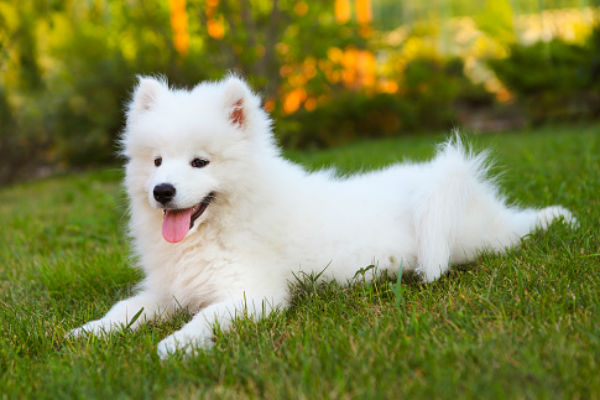
#> input picture Blur_Image/dataset/dog.jpg, 600 x 400 px, found by its file name
$ jupyter execute image-similarity.ipynb   (shell and % lines are left out)
#> lines starting #> are read from the running program, lines starting #| are printed output that depends on the picture; long printed decimals are rounded
# what is Image similarity
Image similarity in computer vision refers to the process of measuring the degree of similarity or dissimilarity between two or more images. This is an important task in many applications of computer vision, such as image retrieval, object recognition, and face recognition.

# Type of Image similarity

There are various techniques for measuring image similarity, including:

1. Pixel-based similarity: This method compares the similarity of individual pixels in two images. It is a simple and fast method, but it may not be very effective in cases where images differ significantly in terms of lighting, color, or texture.

2. Feature-based similarity: This method extracts certain features from the images, such as edges, corners, or color histograms, and then compares these features. Feature-based similarity is more effective than pixel-based similarity since it is more robust to variations in lighting and color.

3. Deep learning-based similarity: This method uses deep neural networks to extract features from images and measure their similarity. Deep learning-based similarity has become very popular in recent years due to its high accuracy and ability to handle complex and large-scale datasets.

# Find Image similarity using mean square error (MSE)

The Mean Squared Error (MSE) is a popular measurement for measuring the similarity between two images in computer vision. It calcutes the average squared difference between the pixel values of the two images. The smaller the MSE value, the more similar the images are considered to be.

MSE is a simple and fast metric for measuring image similarity, but it has some limitations. One of the limitations is that it does not take into account the structural information of the image. For example, two images may have similar structures but different colors, resulting in a large MSE value. Also, MSE is sensitive to noise and changes in illumination.

Despite these limitations, MSE is widely used in image processing and computer vision applications, such as image compression, denoising, and quality assessment. It can also be used as a baseline metric for comparing the performance of more advanced similarity metrics.

# Structural Similarity Index (SSIM)
Structural similarity is a measure used for measuring similarity between two images or signals. It is commonly used in image processing and computer vision applications to evaluate the quality of image or video compression algorithms, or to compare two images for tasks such as object recognition.

The structural similarity index (SSIM) is one of the most widely used measures of structural similarity. It compares the luminance, contrast, and structure of two images, and produces a score between 0 and 1, where 1 indicates perfect similarity.

SSIM takes into account three main factors: luminance, contrast, and structure. Luminance refers to the brightness of the image, while contrast refers to the difference in brightness between different parts of the image. Structure refers to the patterns or textures present in the image.

First Import all library

[cell 1]
import numpy as np
import matplotlib.pyplot as plt
import cv2
from skimage.metrics import structural_similarity as ssim

# Calulate mean square error

The MSE is calculated by taking the difference between the pixel values of the corresponding pixels in the two images, squaring the difference, and then averaging the squared differences over all the pixels in the image. The formula for MSE is as follows:

MSE = (1/N) * Σi,j (I1(i,j) - I2(i,j))^2

where N is the total number of pixels in the image, I1 and I2 are the two images being compared, and (i,j) are the coordinates of each pixel in the images.

[cell 2]
def MeanSquareError(image1, image2):
    imageError= np.sum((image1.astype("float32")-image2.astype("float32"))**2)
    imageError = imageError/float(image1.shape[0]*image2.shape[1])
    return imageError

def ImageComparision (image1, image2):
    mean = MeanSquareError(image1, image2)
    Ssim= ssim(image1, image2)
    print(f"Mean Square Error is {mean}\n Structural Similarity Index{Ssim}")

# Take the two image as a input

[cell 3]
inputImage1 = cv2.imread("../input/imagedog1/dog.jpg")
#> inputImage1 is the input picture: shape (400, 600, 3); mean B, G, R 73.6, 133.3, 128.5
inputImage2 = cv2.imread("../input/imagedog02/dog.jpg")

[cell 4]
def display_image(imageTitle,image):
   #if len(image.shape)== 3:
#> called with imageTitle = 'Dog Image'
    imageChange=cv2.cvtColor(image, cv2.COLOR_BGR2RGB)
    plt.figure(figsize=(4,3))
    plt.imshow(imageChange)
    plt.title(imageTitle)
    plt.show()

display_image("Dog Image", inputImage1)
display_image("Dog Image", inputImage2)

# Change the input Image to gray format

[cell 5]
inputImage1= cv2.cvtColor(inputImage1,cv2.COLOR_BGR2GRAY)
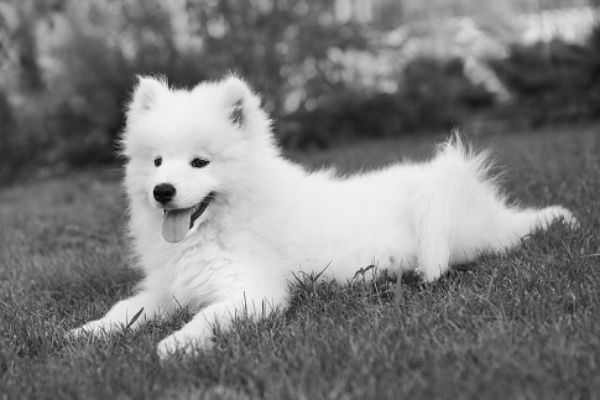
#> inputImage1: shape (400, 600); min 0, max 249, mean 125
inputImage2= cv2.cvtColor(inputImage2,cv2.COLOR_BGR2GRAY)

[cell 6]
ImageComparision(inputImage1,inputImage2)
#> in MeanSquareError, `imageError= np.sum((image1.astype("float32")-image2.astype("float32"))..`: imageError = 0
#> in ImageComparision, `Ssim= ssim(image1, image2)`: Ssim = 1
#| Mean Square Error is 0.0
#|  Structural Similarity Index1.0

[cell 7]
imageAangle = 60
imageCenter = tuple(np.array(inputImage2.shape[1::-1])/2)
#> imageCenter = (300, 200)
imageRotation = cv2.getRotationMatrix2D(imageCenter, imageAangle, 1.0)
imageWrap = cv2.warpAffine(inputImage2, imageRotation, inputImage2.shape[1::-1], flags = cv2.INTER_LINEAR)
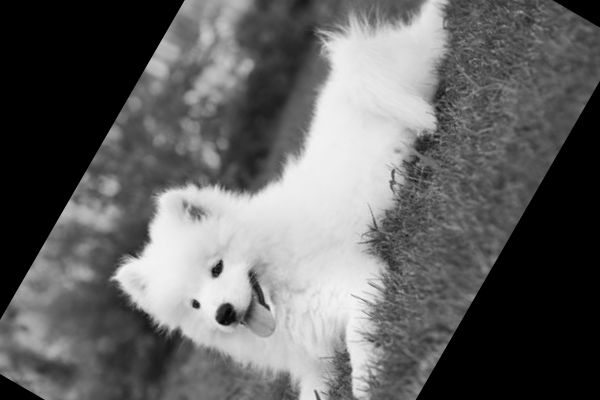
#> imageWrap: shape (400, 600); min 0, max 247, mean 99.9

[cell 8]
cv2.imwrite("../working/AugmentedImage.jpg",imageWrap)
#> Out = True

[cell 9]
img = plt.imread("../working/AugmentedImage.jpg")
#> img: shape (400, 600); min 0, max 251, mean 99.9
plt.imshow(inputImage2)
plt.show()
plt.imshow(img)
plt.show()

[cell 10]
image3 = cv2.imread("../working/AugmentedImage.jpg")
#> image3: shape (400, 600, 3); min 0, max 251, mean 99.9
image03 = cv2.cvtColor(image3, cv2.COLOR_BGR2GRAY)

ImageComparision(inputImage1, image03)
#| Mean Square Error is 7586.314
#|  Structural Similarity Index0.22035786374172217
